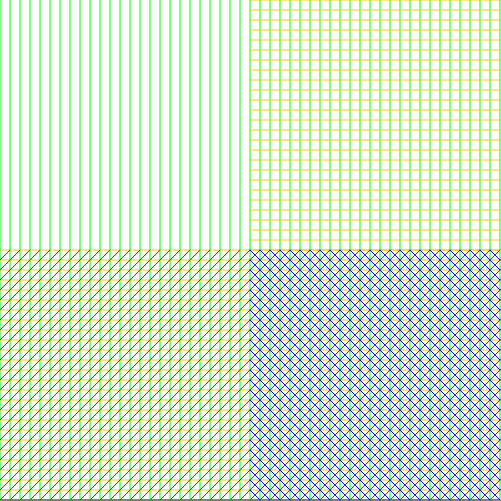
Frame 1 (no input)
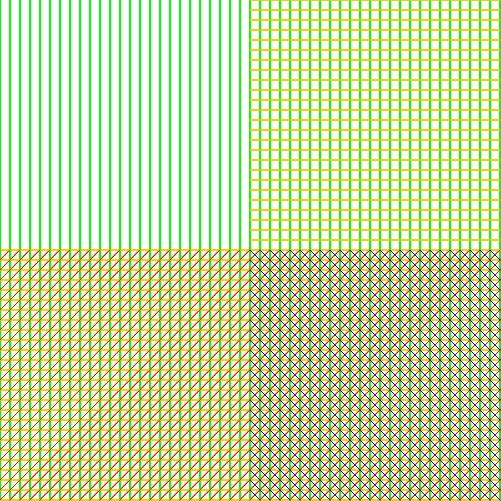
Frame 60 (no input)
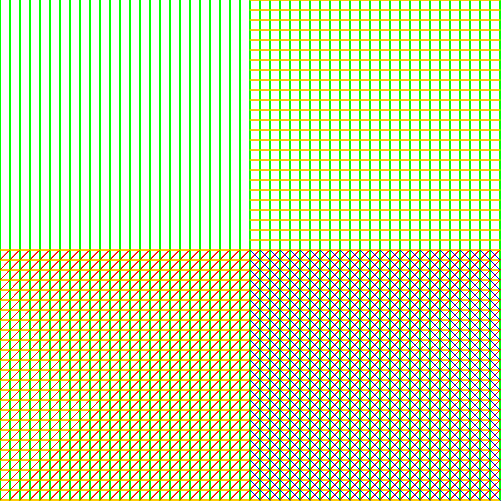
Frame 120 (the mouse pressed at the canvas centre since frame 60)

The p5.js sketch that drew these frames (run headless with seeded random() and noise() and a simulated clock; from frame 60 on, the mouse is pressed at the canvas centre):

// p5.js sketch
// ── sketch.js
var space=10;
var canvasWidth=500;
var canvasHeight=500;

function centerCanvas(){//code from processing github
  var w= (windowWidth - width)/2;
  var h= (windowHeight - height)/2;
  cnv.position(w,h);
}

function setup() {
  cnv=createCanvas(501,501);
  centerCanvas();
}

function draw() {
  //vertical lines
  var y=0;
  line(0,canvasHeight,canvasWidth,canvasHeight);
  stroke(255);
  
  while(y < canvasHeight+space){
    stroke('rgb(0,255,0)');//green
    line(y,0,y,canvasHeight);
    y+=space;
  }
  
  //horizontal lines
  var j=0;
  while(j < (canvasWidth/2)+space){
    stroke('rgb(255,204,0)');//yellow
    line(canvasWidth/2,j,canvasWidth,j);
    stroke('rgb(255,204,0)');//yellow
    j+=space;
  }
  
  //horizontal lines ; bottom half
  var m=canvasHeight/2;
  while(m < canvasHeight){
    stroke('rgb(255,204,0)');//yellow
    line(0,m,canvasWidth,m);
    m+=space;
  }
  
  //diagonal lines to the right
  var x1=0;
  var d=(canvasHeight/2);
  var e=0;
  var g=canvasHeight/2;
  
  while(d!=canvasHeight+space && e < canvasHeight + space){
    stroke('rgb(255,0,0)');//red
    line(x1,d,e,g);
    d+=space;
    e+=space;
  }
  
  x1=space;
  d=500;
  e=canvasHeight/2+space;
  
  while(x1!=canvasHeight || e <=canvasHeight-space){
    stroke('rgb(255,0,0)');//red
    line(x1,d,e,g);
    x1+=space;
    e+=space;
  }
  
  //diagonal lines in fourth quadrant
  var p=canvasWidth/2+space;
  var q=canvasHeight;
  var r=canvasWidth/2;
  var s=canvasHeight-space;
  
  while(p < canvasWidth){
    stroke('rgb(0,0,255)'); //blue
    line(p,q,r,s);
    p+=space;
    s-=space;
  }
  
  p=canvasWidth/2;
  q=canvasHeight/2;
  r=canvasWidth;
  s=canvasHeight;
  
  while(s<canvasHeight/2 || p<canvasWidth){
    stroke('rgb(0,0,255)');//blue
    line(p,q,r,s);
    p+=space;
    s-=space;
  }
  stroke('rgb(255,204,0)');//yellow
}

function windowResized(){
  centerCanvas();
}
